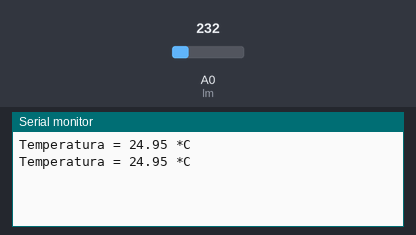
A sketch run on a simulated Arduino Uno, built with avr-gcc and run on an emulated ATmega328P. Parts: the last lines printed to the serial monitor. Inputs (shaded band) come from the test bench; at power-on: A0 (lm) = 232.

Above: at 1.8 s.
1.9 s: A0 (lm) set to 250
At 2.8 s:
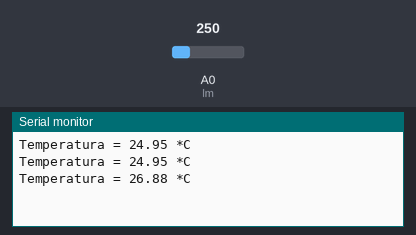
3.4 s: A0 (lm) set to 266
At 4.8 s:
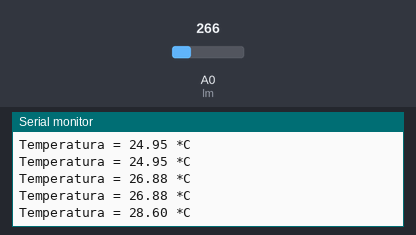
Timing chart, 0 to 6.4 s (numbered marks = the images above; inputs shaded):
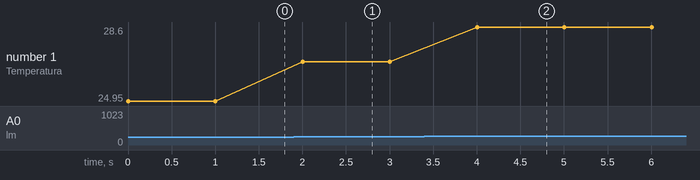

Measured:
- after the input at 1.9 s, the serial monitor: prints a new line after 0.10 s (image 1)
- after the input at 3.4 s, the serial monitor: prints a new line after 0.60 s (image 2)
- plotted number 1: 24.95 → 26.88 after the input at 1.9 s, 26.88 → 28.6 after the input at 3.4 s

The sketch:

4_Termometro.ino
```cpp
/*
   Experimento 2.4 - Termometro

   Lê o valor gerado na entrada nalogica por um LM35, converte para graus celsius e imprime
   na porta serial.

   Saiba mais:
   http://www.ti.com/lit/ds/symlink/lm35.pdf
   https://www.arduino.cc/reference/en/language/functions/analog-io/analogreference/ (em inglês)
*/

// Declara variaveis utilizadas no codigo.
const int lm = 0; // Numero da entrada conectada no sensor.
float temperatura = 0;
int analogLido = 0;

// A função setup roda apenas uma vez, quando o botão reset é pressionado ou quando a placa é ligada.
void setup() {
  // Inicia a comunicação serial utilizando a velocidade de 9600bps.
  Serial.begin(9600);
  analogReference(INTERNAL); // Configura a tenão de referencia da entrada analogica.
}

// A função loop roda repetidamente
void loop() {
  analogLido = analogRead(lm); // Salva o valor lido da entrada analogica na variavel analogLido.
  temperatura = analogLido * 0.1075268817204301; // Multiplica o valor lido por uma constante de conversão.
  // Imprime a temperatura lida no formato "Temperatura = xxx *C"
  Serial.print("Temperatura = ");
  Serial.print(temperatura);
  Serial.println(" *C");
  delay(1000); // Espera um segundo.
}
```
